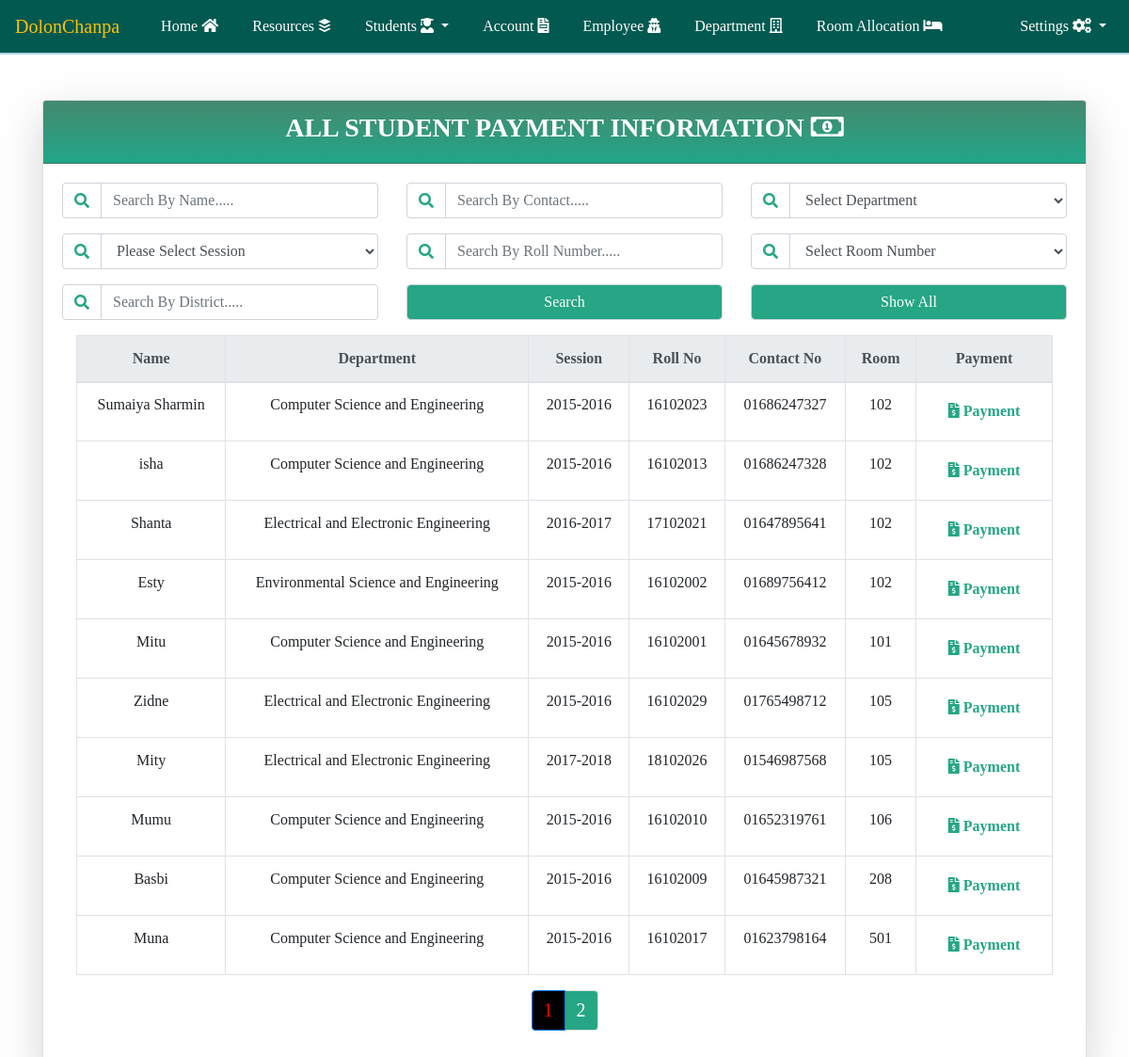
The page /student_payment_information.php (signed in) on the database its author committed.
### tables this page shows
CREATE TABLE `student_information` (
  `id` int(11) NOT NULL,
  `name` varchar(100) NOT NULL,
  `father_name` varchar(50) NOT NULL,
  `mother_name` varchar(50) NOT NULL,
  `image` varchar(1000) NOT NULL,
  `date_of_birth` date NOT NULL,
  `district` varchar(50) NOT NULL,
  `contact_number` varchar(11) NOT NULL,
  `department_id_number` varchar(100) NOT NULL,
  `session` varchar(50) NOT NULL,
  `roll_number` int(50) NOT NULL,
  `room_id_number` int(50) NOT NULL,
  `entry_date` date NOT NULL,
  `status` varchar(1) NOT NULL
);

CREATE TABLE `department_information` (
  `id` int(11) NOT NULL,
  `department_name` varchar(255) NOT NULL
);

CREATE TABLE `room_information` (
  `id` int(11) NOT NULL,
  `floor_no` varchar(10) NOT NULL,
  `room_no` varchar(10) NOT NULL,
  `total_seat` varchar(10) NOT NULL,
  `reserved_seat` varchar(10) NOT NULL
);

### student_payment_information.php (the view, shortened to what this page needs)
<?php include('database_connection.php') ?>
<?php include('header.php') ?>
<?php include('pagination.php') ?>
<?php
    function display_content($run,$offset,$total)
    {
        include('database_connection.php');
        if(empty($run))
        {
            $all_student_details_qry = "SELECT s.id, s.name, s.contact_number, d.department_name, s.session, s.roll_number, r.room_no as room_id_number FROM student_information as s INNER JOIN department_information as d ON s.department_id_number = d.id INNER JOIN room_information as r ON s.room_id_number=r.id LIMIT $offset, $total";
            $run = mysqli_query($conn,$all_student_details_qry);
        }
        ?>
        <table class = "table table-bordered table-hover text-center table-lg-responsive">
            <tr>
                <thead class ="thead-light">
                    <th>Name</th>
                    <th>Department</th>
                    <th>Session</th>
                    <th>Roll No</th>
                    <th>Contact No</th>
                    <th>Room</th>
                    <th>Payment</th>
                </thead>
            </tr>
            <?php
            while($row = mysqli_fetch_assoc($run))
            {
                ?>
                <tr>
                    <td><?php echo $row['name'];?></td>
                    <td><?php echo $row['department_name'];?></td>
                    <td><?php echo $row['session'];?></td>
                    <td><?php echo $row['roll_number'];?></td>
                    <td><?php echo $row['contact_number'];?></td>
                    <td><?php echo $row['room_id_number'];?></td>
                    <td><a class = "btn btn_color" href="student_monthly_due.php?id=<?php echo $row['id']?>"><b><span><i class="fas fa-file-invoice-dollar"></i></span> Payment</b></a></td>
                </tr>
                <?php
            }
            ?>
        </table>
        <?php
    }
?>
<div class="container">
    <div class="row justify-content-center mt-5">
        <div class="col-lg-12 col-12">
            <div class="card shadow-lg">
                <div class="card-header">
                    <h3 class ="text-center card_header_color text-uppercase">All Student Payment Information <span><i class="far fa-money-bill-alt"></i></span></h3>
                </div>
                <div class="card-body">
                    <form action="" method = "POST">
                        <div class="row justify-content-center">
                            <div class="col-lg-4 col-md-4 col-12 mb-3">
                                <div class="input-group">
                                    <div class="input-group-prepend">
                                        <span class = "input-group-text"><i class = "fas fa-search"></i></span>
                                    </div>
                                    <input type="text" class = "form-control" name = "search_name_wise" id = "search_name_wise" placeholder="Search By Name....." value = "<?php
                                    if(isset($_POST['show_all']))
                                    {
                                        echo "";
                                    }
                                    else if(isset($_POST['search_name_wise']))
                                    {
                                        echo "$_POST[search_name_wise]";
                                    }?>">
                                </div>
                            </div>
                            <div class="col-lg-4 col-md-4 col-12 mb-3">
                                <div class="input-group">
                                    <div class="input-group-prepend">
                                        <span class = "input-group-text"><i class = "fas fa-search"></i></span>
                                    </div>
                                    <input type="text" class = "form-control" name = "search_contact_wise" id = "search_contact_wise" placeholder="Search By Contact....." value = "<?php if(isset($_POST['show_all']))
                                    {
                                        echo "";
                                    }
                                    else if(isset($_POST['search_contact_wise']))
                                    {
                                        echo "$_POST[search_contact_wise]";
                                    }?>">
                                </div>
                            </div>
                            <div class="col-lg-4 col-md-4 col-12 mb-3">
                                <div class="input-group">
                                    <div class="input-group-prepend">
                                        <span class = "input-group-text"><i class = "fas fa-search"></i></span>
                                    </div>
                                    <select name="search_department_wise"  class = "form-control">
                                        <option value="">Select Department</option>
                                    </select>
                                </div>
                            </div>
                            <div class="col-lg-4 col-md-4 col-12 mb-3">
                                <div class="input-group">
                                    <div class="input-group-prepend">
                                        <span class = "input-group-text"><i class = "fas fa-search"></i></span>
                                    </div>
                                    <select class = "form-control" name="search_session_wise">
                                        <option value="" >Please Select Session</option>
                                    </select>
                                </div>
                            </div>
                            <div class="col-lg-4 col-md-4 col-12 mb-3">
                                <div class="input-group">
                                    <div class="input-group-prepend">
                                        <span class = "input-group-text"><i class = "fas fa-search"></i></span>
                                    </div>
                                    <input type="text" class = "form-control" name = "search_roll_wise" id = "search_roll_wise" placeholder="Search By Roll Number....." value = "<?php if(isset($_POST['show_all']))
                                    {
                                        echo "";
                                    }
                                    else if(isset($_POST['search_roll_wise']))
                                    {
                                        echo "$_POST[search_roll_wise]";
                                    }?>">
                                </div>
                            </div>
                            <div class="col-lg-4 col-md-4 col-12 mb-3">
                                <div class="input-group">
                                    <div class="input-group-prepend">
                                        <span class = "input-group-text"><i class = "fas fa-search"></i></span>
                                    </div>
                                    <select name="search_room_wise" class = "form-control" >
                                        <option value="">Select Room Number</option>
                                    </select>
                                </div>
                            </div>
                            <div class="col-lg-4 col-md-4 col-12 mb-3">
                                <div class="input-group">
                                    <div class="input-group-prepend">
                                        <span class = "input-group-text"><i class = "fas fa-search"></i></span>
                                    </div>
                                    <input type="text" class = "form-control" name = "search_district_wise" placeholder="Search By District....." value = "<?php if(isset($_POST['show_all']))
                                    {
                                        echo "";
                                    }
                                    else if(isset($_POST['search_district_wise']))
                                    {
                                        echo "$_POST[search_district_wise]";
                                    }?>">
                                </div>
                            </div>
                            <div class="col-lg-4 col-md-4 col-12 text-center mb-3 ">
                                <input type="submit" name="search" value="Search" class = "form-control btn_color_employee">
                            </div>
                            <div class="col-lg-4 col-md-4  col-12 text-center mb-3 ">
                                <input type="submit" class ="form-control btn_color_employee" name = "show_all" value = "Show All">
                            </div>
                        </div>
                    </form>
                    <?php
                    if(isset($_POST['search']))
                    {
                        $name = $_POST['search_name_wise'];
                        $contact = $_POST['search_contact_wise'];
                        $department = $_POST['search_department_wise'];
                        $session = $_POST['search_session_wise'];
                        $roll = $_POST['search_roll_wise'];
                        $room = $_POST['search_room_wise'];
                        $district = $_POST['search_district_wise'];
                        $search_qry = "SELECT s.id, s.name, s.contact_number, d.department_name, s.session, s.roll_number, r.room_no as room_id_number FROM student_information as s INNER JOIN department_information as d ON s.department_id_number = d.id INNER JOIN room_information as r ON s.room_id_number=r.id WHERE ";
                        $count=1;
                        if($name!=NULL)
                        {
                            $count++;
                            $search_qry.= "`name` like '%$name%'";
                        }
                        if($contact!=NULL)
                        {
                            if($count>1)
                            {
                                $search_qry.=" && ";
                            }
                            $search_qry.="`contact_number` = '$contact'";
                            $count++;
                        }
                        if($department!=NULL)
                        {
                            if($count>1)
                            {
                                $search_qry.=" && ";
                            }
                            $search_qry.="`department_id_number` = '$department'";
                            $count++;
                        }
                        if($session!=NULL)
                        {
                            if($count>1)
                            {
                                $search_qry.=" && ";
                            }
                            $search_qry.="`session` = '$session'";
                            $count++;
                        }
                        if($roll!=NULL)
                        {
                            if($count>1)
                            {
                                $search_qry.=" && ";
                            }
                            $search_qry.="`roll_number` = '$roll'";
                            $count++;
                        }
                        if($room!=NULL)
                        {
                            if($count>1)
                            {
                                $search_qry.=" && ";
                            }
                            $search_qry.="`room_id_number` = '$room'";
                            $count++;
                        }
                        if($district!=NULL)
                        {
                            if($count>1)
                            {
                                $search_qry.=" && ";
                            }
                            $search_qry.="`district` like '%$district%'";
                            $count++;
                        }
                        if($count==1)
                        {
                            ?>
                            <script>
                                window.alert("Please Select At least 1 field");
                                window.location = "student_payment_information.php";
                            </script>
                            <?php
                        }
                        $run_search_qry = mysqli_query($conn, $search_qry);
                        ?>
                        <div class="col-lg-12 col-12">
                            <?php  display_content($run_search_qry,0,0);?>
                        </div>
                        <?php
                    }
                    else
                    {
                        ?>
                        <div class="col-lg-12 col-12">
                            <?php
                            $run = 0;
                            $page_name = 'student_payment_information';
                            pagination($run, $page_name);
                            ?>
                        </div>
                        <?php
                    }
                    ?>
                </div>
            </div>
        </div>
    </div>
</div>
<?php include('footer.php') ?>

### css/style.css (style rules this page uses)
body { font-family: 'sans-serif'; }
.shadow-lg { box-shadow: 0 1rem 3rem rgba(0,0,0,.175); }
.card-header { padding: .75rem 1.25rem; margin-bottom: 0; background-image: linear-gradient(#45896F, #21A688); border-bottom: 1px solid rgba(0,0,0,.125); }
.card_header_color { color: white; font-weight: bold; }
.btn_color { color:#26A685; transition: color 1000ms ease, background-color 500ms ease; }
.btn_color_employee { background-color: #26A685; color:white; transition: color 1000ms ease, background-color 500ms ease; }
.input-group-text { display: -ms-flexbox; display: flex; -ms-flex-align: center; align-items: center; padding: .375rem .75rem; margin-bottom: 0; font-size: 1rem; font-weight: 400; line-height: 1.5; color: #26A685; text-align: center; white-space: nowrap; background-color: white; border: 1px solid #ced4da; border-right-color: rgb(206, 212, 218); border-right-style: solid; border-right-width: 1px; }

### rows shown on the page
student_information: name "Sumaiya Sharmin", department_information.department_name "Computer Science and Engineering", session "2015-2016", roll_number "16102023", contact_number "01686247327", room_information.room_no "102"
student_information: name "isha", department_information.department_name "Computer Science and Engineering", session "2015-2016", roll_number "16102013", contact_number "01686247328", room_information.room_no "102"
student_information: name "Shanta", department_information.department_name "Electrical and Electronic Engineering", session "2016-2017", roll_number "17102021", contact_number "01647895641", room_information.room_no "102"
student_information: name "Esty", department_information.department_name "Environmental Science and Engineering", session "2015-2016", roll_number "16102002", contact_number "01689756412", room_information.room_no "102"
student_information: name "Mitu", department_information.department_name "Computer Science and Engineering", session "2015-2016", roll_number "16102001", contact_number "01645678932", room_information.room_no "101"
student_information: name "Zidne", department_information.department_name "Electrical and Electronic Engineering", session "2015-2016", roll_number "16102029", contact_number "01765498712", room_information.room_no "105"
student_information: name "Mity", department_information.department_name "Electrical and Electronic Engineering", session "2017-2018", roll_number "18102026", contact_number "01546987568", room_information.room_no "105"
student_information: name "Mumu", department_information.department_name "Computer Science and Engineering", session "2015-2016", roll_number "16102010", contact_number "01652319761", room_information.room_no "106"
student_information: name "Basbi", department_information.department_name "Computer Science and Engineering", session "2015-2016", roll_number "16102009", contact_number "01645987321", room_information.room_no "208"
student_information: name "Muna", department_information.department_name "Computer Science and Engineering", session "2015-2016", roll_number "16102017", contact_number "01623798164", room_information.room_no "501"
